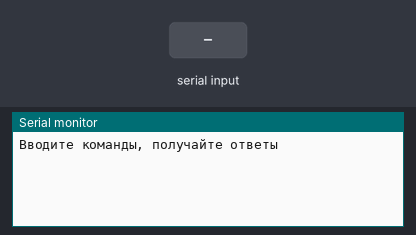
A sketch run on a simulated Arduino Uno, built with avr-gcc and run on an emulated ATmega328P. Parts: the last lines printed to the serial monitor. The test bench sets the inputs (shaded band).

Above: at 1.2 s.
1.3 s: "1\n" received over Serial
At 2.5 s:
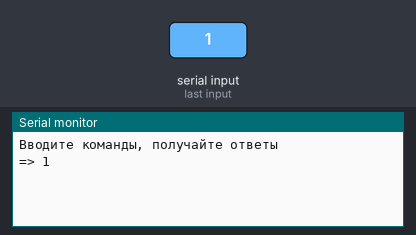
2.8 s: "1\n" received over the second serial link
At 4.4 s:
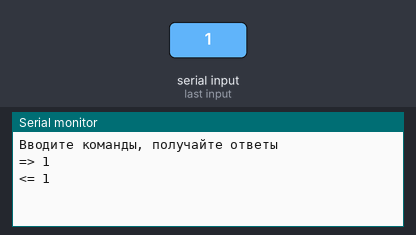
5.2 s: "0\n" received over Serial
At 5.6 s:
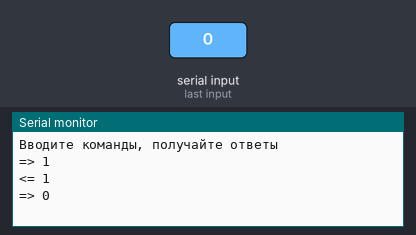
6.7 s: "0\n" received over the second serial link
At 8.6 s:
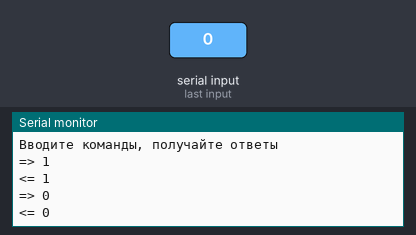

The sketch:

testSerial.ino
```cpp
// testSerial.ino

// Ввести команду в строке последовательного порта,
// отправить команду модулю GSM и посмотреть ответ

#include <SoftwareSerial.h>

SoftwareSerial SIM900(7, 8);

void setup()
{
  SIM900.begin(9600);
  Serial.begin(9600);
  Serial.println("Вводите команды, получайте ответы");
}

void loop()
{
  if (Serial.available())
  {
    String command = Serial.readStringUntil('\n');
    Serial.println("=> " + command);
    SIM900.println(command);
    delay(100);
  }
  // Принимаем все загруженные строки ответа
  if (SIM900.available())
  {
    String response = SIM900.readString();
    Serial.println("<= " + response);
  }
}
```

Measured:
- after the input at 1.3 s, the serial monitor: prints a new line at once (image 1)
- after the input at 2.8 s, the serial monitor: prints a new line after 1.0 s (image 2)
- after the input at 5.2 s, the serial monitor: prints a new line at once (image 3)
- after the input at 6.7 s, the serial monitor: prints a new line after 1.0 s (image 4)
